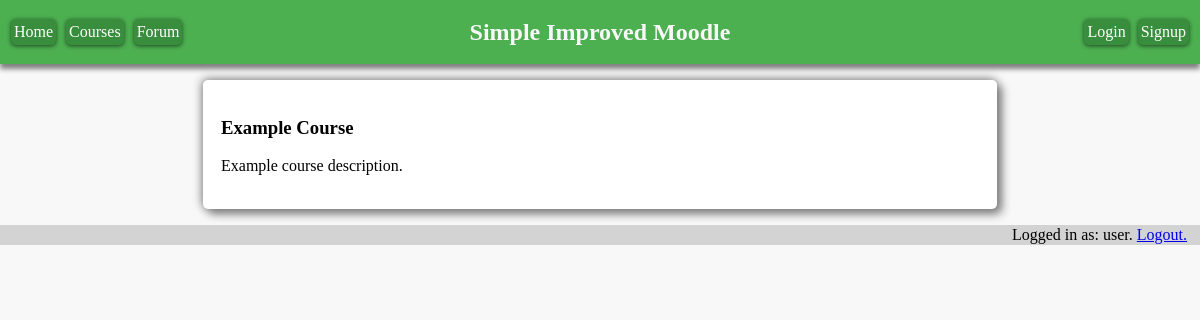
Page /course.php?id=1 (signed in) on the earlier database version.
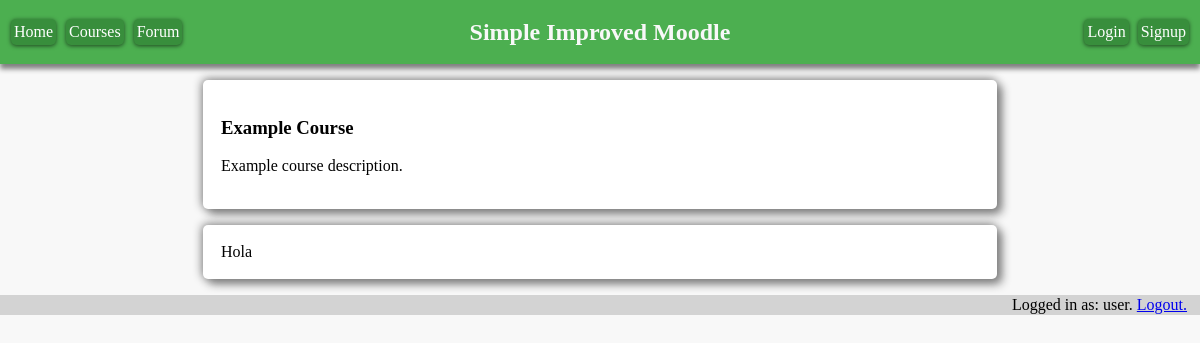
Same page on the later database version.
### tables this page shows
CREATE TABLE Courses (
    ID INTEGER PRIMARY KEY,
    name varchar(255) NOT NULL ,
    description varchar(255),
    image varchar(255) default 'images/default-course-image.jpg'
, administator varchar(255));

CREATE TABLE CourseContent (
    contentID INTEGER PRIMARY KEY,
    courseID INTEGER NOT NULL,
    content varchar(10000),
    visible INTEGER default 1
);

### course.php (the view, shortened to what this page needs)
<!doctype html>
<html lang="en">
<head>
    <link rel="stylesheet" href="style.css">
</head>
<body>
<header>
    <div id="navbar">
        <div id="navleft">
            <a href="index.php" class="btn">Home</a>
            <a class="btn" href="courses.php">Courses</a>
            <?php
            if ($_SESSION["username"] != "Guest"){
                echo '<a class="btn" href="forum.php" style="margin-right: 1%">Forum</a>';
            }
            ?>
        </div>
        <div id="navcentre">
            <h2 class="title">Simple Improved Moodle</h2></div>
        <div id="navright">
            <a class="btn" href="login.html" style="margin-right: 1%">Login</a>
            <a class="btn" href="signup.html">Signup</a>
        </div>
    </div>
</header>
<?php
function showContent(){
    $db = new SQLite3("SecureDB.sqlite", SQLITE3_OPEN_READWRITE);
    $query_result = $db->query("SELECT * FROM Courses WHERE ID=" . $_GET["id"] . ";");
    $row = $query_result->fetchArray();
    echo '
               <div class="card">
                    <div class="content">
                        <h3>' . $row[1] . '</h3>
                        <p>' . $row[2] . '</p>
                    </div>
               </div> ' ;
    $query_result = $db->query("SELECT * FROM CourseContent WHERE courseID=" . $_GET["id"] . ";");
    $row = $query_result->fetchArray();
    while ($row){
        echo '
               <div class="card">
                    <div class="content">
                        ' . $row[2] . '
                    </div>
               </div> ' ;
        $row = $query_result->fetchArray();
    }
}
showContent();
?>
<footer id="footer">
    <div id="loginfo">
        Logged in as: <?php echo $_SESSION["username"]."."; ?>
        <a href="logout.php">Logout.</a>
    </div>
</footer>
</body>
</html>

### style.css (style rules this page uses)
body { margin: 0; background-color: #f8f8f8; }
#navbar { width: 100%; height: 64px; display: flex; justify-content: center; align-items: center; background-color: #4CAF50; box-shadow: 0 5px 5px gray; }
#navcentre { width: 33%; display: flex; justify-content: center; }
#navleft { width: 33%; display: flex; justify-content: left; }
#navright { width: 33%; display: flex; justify-content: right; }
.card { padding: 1px; width: 66%; margin: auto; margin-top: 16px; background-color: white; border-radius: 5px; box-shadow: 5px 5px 10px gray, -1px -1px 10px gray; }
.content { padding: 1px; margin: 16px; }
#footer { padding: 1px; margin-top: 16px; background-color: lightgray; display: flex; justify-content: flex-end; }
#loginfo { margin-right: 1%; }
.btn { text-decoration: none; position: relative; margin: 5px; padding: 4px 3px 4px 3px; overflow: hidden; border-width: 0; outline: none; border-radius: 5px; box-shadow: 0 1px 4px rgba(0, 0, 0, .6); background-color: #388E3C; color: #FFF; transition: background-color .3s; }
.btn:before { content: ""; position: absolute; top: 50%; left: 50%; display: block; width: 0; padding-top: 0; border-radius: 100%; background-color: rgba(236, 240, 241, .3); -webkit-transform: translate(-50%, -50%); -moz-transform: translate(-50%, -50%); -ms-transform: translate(-50%, -50%); -o-transform: translate(-50%, -50%); transform: translate(-50%, -50%); }
.title { color: #f8f8f8; }

Differences in the rows shown:
added coursecontent: content "Hola"
